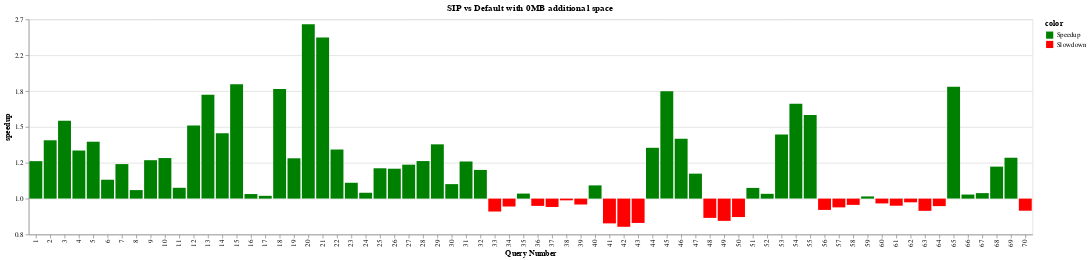

Notebook code cell kept with this figure:
### Code cell
chart = plot_speedup("SIP vs Default", sip, 0)
chart

### Figure 1 — Vega-Lite specification as saved in the notebook (floating-point values rounded to 4 significant figures)
{"$schema": "https://vega.github.io/schema/vega-lite/v4.17.0.json", "config": {"view": {"continuousHeight": 300, "continuousWidth": 400}}, "data": {"name": "data-3b094690862b928da3ae5c9df1041343"}, "datasets": {"data-3b094690862b928da3ae5c9df1041343": [{"budget": 0, "color": "Speedup", "expt_name": "sip", "log_speedup": 0.209, "query_name": "query1", "query_num": 1, "running_time": 0.0389, "speedup": 1.232}, {"budget": 0, "color": "Speedup", "expt_name": "sip", "log_speedup": 0.3254, "query_name": "query2", "query_num": 2, "running_time": 0.01616, "speedup": 1.385}, {"budget": 0, "color": "Speedup", "expt_name": "sip", "log_speedup": 0.4341, "query_name": "query3", "query_num": 3, "running_time": 0.01579, "speedup": 1.544}, {"budget": 0, "color": "Speedup", "expt_name": "sip", "log_speedup": 0.2683, "query_name": "query4", "query_num": 4, "running_time": 0.0229, "speedup": 1.308}, {"budget": 0, "color": "Speedup", "expt_name": "sip", "log_speedup": 0.3173, "query_name": "query5", "query_num": 5, "running_time": 0.07, "speedup": 1.373}, {"budget": 0, "color": "Speedup", "expt_name": "sip", "log_speedup": 0.1053, "query_name": "query6", "query_num": 6, "running_time": 1.351, "speedup": 1.111}, {"budget": 0, "color": "Speedup", "expt_name": "sip", "log_speedup": 0.1926, "query_name": "query7", "query_num": 7, "running_time": 0.4767, "speedup": 1.212}, {"budget": 0, "color": "Speedup", "expt_name": "sip", "log_speedup": 0.04756, "query_name": "query8", "query_num": 8, "running_time": 2.899, "speedup": 1.049}, {"budget": 0, "color": "Speedup", "expt_name": "sip", "log_speedup": 0.2143, "query_name": "query9", "query_num": 9, "running_time": 0.1614, "speedup": 1.239}, {"budget": 0, "color": "Speedup", "expt_name": "sip", "log_speedup": 0.2263, "query_name": "query10", "query_num": 10, "running_time": 0.1072, "speedup": 1.254}, {"budget": 0, "color": "Speedup", "expt_name": "sip", "log_speedup": 0.06032, "query_name": "query11", "query_num": 11, "running_time": 0.2546, "speedup": 1.062}, {"budget": 0, "color": "Speedup", "expt_name": "sip", "log_speedup": 0.4072, "query_name": "query12", "query_num": 12, "running_time": 0.5034, "speedup": 1.503}, {"budget": 0, "color": "Speedup", "expt_name": "sip", "log_speedup": 0.5792, "query_name": "query13", "query_num": 13, "running_time": 0.2619, "speedup": 1.785}, {"budget": 0, "color": "Speedup", "expt_name": "sip", "log_speedup": 0.364, "query_name": "query14", "query_num": 14, "running_time": 0.7397, "speedup": 1.439}, {"budget": 0, "color": "Speedup", "expt_name": "sip", "log_speedup": 0.638, "query_name": "query15", "query_num": 15, "running_time": 0.169, "speedup": 1.893}, {"budget": 0, "color": "Speedup", "expt_name": "sip", "log_speedup": 0.02542, "query_name": "query16", "query_num": 16, "running_time": 0.4375, "speedup": 1.026}, {"budget": 0, "color": "Speedup", "expt_name": "sip", "log_speedup": 0.0155, "query_name": "query17", "query_num": 17, "running_time": 0.4196, "speedup": 1.016}, {"budget": 0, "color": "Speedup", "expt_name": "sip", "log_speedup": 0.6113, "query_name": "query18", "query_num": 18, "running_time": 0.1789, "speedup": 1.843}, {"budget": 0, "color": "Speedup", "expt_name": "sip", "log_speedup": 0.2249, "query_name": "query19", "query_num": 19, "running_time": 4.078, "speedup": 1.252}, {"budget": 0, "color": "Speedup", "expt_name": "sip", "log_speedup": 0.9732, "query_name": "query20", "query_num": 20, "running_time": 0.4322, "speedup": 2.646}, {"budget": 0, "color": "Speedup", "expt_name": "sip", "log_speedup": 0.8993, "query_name": "query21", "query_num": 21, "running_time": 0.2243, "speedup": 2.458}, {"budget": 0, "color": "Speedup", "expt_name": "sip", "log_speedup": 0.2739, "query_name": "query22", "query_num": 22, "running_time": 1.632, "speedup": 1.315}, {"budget": 0, "color": "Speedup", "expt_name": "sip", "log_speedup": 0.08843, "query_name": "query23", "query_num": 23, "running_time": 1.649, "speedup": 1.092}, {"budget": 0, "color": "Speedup", "expt_name": "sip", "log_speedup": 0.03268, "query_name": "query24", "query_num": 24, "running_time": 1.297, "speedup": 1.033}, {"budget": 0, "color": "Speedup", "expt_name": "sip", "log_speedup": 0.1692, "query_name": "query25", "query_num": 25, "running_time": 0.1958, "speedup": 1.184}, {"budget": 0, "color": "Speedup", "expt_name": "sip", "log_speedup": 0.1668, "query_name": "query26", "query_num": 26, "running_time": 0.5904, "speedup": 1.181}, {"budget": 0, "color": "Speedup", "expt_name": "sip", "log_speedup": 0.1893, "query_name": "query27", "query_num": 27, "running_time": 0.2432, "speedup": 1.208}, {"budget": 0, "color": "Speedup", "expt_name": "sip", "log_speedup": 0.2095, "query_name": "query28", "query_num": 28, "running_time": 0.762, "speedup": 1.233}, {"budget": 0, "color": "Speedup", "expt_name": "sip", "log_speedup": 0.3028, "query_name": "query29", "query_num": 29, "running_time": 0.3761, "speedup": 1.354}, {"budget": 0, "color": "Speedup", "expt_name": "sip", "log_speedup": 0.08083, "query_name": "query30", "query_num": 30, "running_time": 2.757, "speedup": 1.084}, {"budget": 0, "color": "Speedup", "expt_name": "sip", "log_speedup": 0.2071, "query_name": "query31", "query_num": 31, "running_time": 0.02973, "speedup": 1.23}, {"budget": 0, "color": "Speedup", "expt_name": "sip", "log_speedup": 0.16, "query_name": "query32", "query_num": 32, "running_time": 0.04324, "speedup": 1.173}, {"budget": 0, "color": "Slowdown", "expt_name": "sip", "log_speedup": -0.07211, "query_name": "query33", "query_num": 33, "running_time": 1.228, "speedup": 0.9304}, {"budget": 0, "color": "Slowdown", "expt_name": "sip", "log_speedup": -0.04408, "query_name": "query34", "query_num": 34, "running_time": 0.2645, "speedup": 0.9569}, {"budget": 0, "color": "Speedup", "expt_name": "sip", "log_speedup": 0.02804, "query_name": "query35", "query_num": 35, "running_time": 0.05107, "speedup": 1.028}, {"budget": 0, "color": "Slowdown", "expt_name": "sip", "log_speedup": -0.04063, "query_name": "query36", "query_num": 36, "running_time": 0.3698, "speedup": 0.9602}, {"budget": 0, "color": "Slowdown", "expt_name": "sip", "log_speedup": -0.04664, "query_name": "query37", "query_num": 37, "running_time": 0.8138, "speedup": 0.9544}, {"budget": 0, "color": "Slowdown", "expt_name": "sip", "log_speedup": -0.009642, "query_name": "query38", "query_num": 38, "running_time": 0.08587, "speedup": 0.9904}, {"budget": 0, "color": "Slowdown", "expt_name": "sip", "log_speedup": -0.03284, "query_name": "query39", "query_num": 39, "running_time": 0.2946, "speedup": 0.9677}, {"budget": 0, "color": "Speedup", "expt_name": "sip", "log_speedup": 0.07376, "query_name": "query40", "query_num": 40, "running_time": 0.2229, "speedup": 1.077}, {"budget": 0, "color": "Slowdown", "expt_name": "sip", "log_speedup": -0.1382, "query_name": "query41", "query_num": 41, "running_time": 5.005, "speedup": 0.8709}, {"budget": 0, "color": "Slowdown", "expt_name": "sip", "log_speedup": -0.1573, "query_name": "query42", "query_num": 42, "running_time": 2.157, "speedup": 0.8545}, {"budget": 0, "color": "Slowdown", "expt_name": "sip", "log_speedup": -0.1357, "query_name": "query43", "query_num": 43, "running_time": 6.08, "speedup": 0.8731}, {"budget": 0, "color": "Speedup", "expt_name": "sip", "log_speedup": 0.2835, "query_name": "query44", "query_num": 44, "running_time": 0.618, "speedup": 1.328}, {"budget": 0, "color": "Speedup", "expt_name": "sip", "log_speedup": 0.5993, "query_name": "query45", "query_num": 45, "running_time": 0.3644, "speedup": 1.821}, {"budget": 0, "color": "Speedup", "expt_name": "sip", "log_speedup": 0.334, "query_name": "query46", "query_num": 46, "running_time": 0.5624, "speedup": 1.397}, {"budget": 0, "color": "Speedup", "expt_name": "sip", "log_speedup": 0.1392, "query_name": "query47", "query_num": 47, "running_time": 1.406, "speedup": 1.149}, {"budget": 0, "color": "Slowdown", "expt_name": "sip", "log_speedup": -0.1076, "query_name": "query48", "query_num": 48, "running_time": 1.326, "speedup": 0.898}, {"budget": 0, "color": "Slowdown", "expt_name": "sip", "log_speedup": -0.1242, "query_name": "query49", "query_num": 49, "running_time": 3.916, "speedup": 0.8832}, {"budget": 0, "color": "Slowdown", "expt_name": "sip", "log_speedup": -0.1029, "query_name": "query50", "query_num": 50, "running_time": 2.672, "speedup": 0.9022}, {"budget": 0, "color": "Speedup", "expt_name": "sip", "log_speedup": 0.05976, "query_name": "query51", "query_num": 51, "running_time": 4.811, "speedup": 1.062}, {"budget": 0, "color": "Speedup", "expt_name": "sip", "log_speedup": 0.02663, "query_name": "query52", "query_num": 52, "running_time": 2.857, "speedup": 1.027}, {"budget": 0, "color": "Speedup", "expt_name": "sip", "log_speedup": 0.3579, "query_name": "query53", "query_num": 53, "running_time": 0.1162, "speedup": 1.43}, {"budget": 0, "color": "Speedup", "expt_name": "sip", "log_speedup": 0.5298, "query_name": "query54", "query_num": 54, "running_time": 0.1113, "speedup": 1.699}, {"budget": 0, "color": "Speedup", "expt_name": "sip", "log_speedup": 0.4662, "query_name": "query55", "query_num": 55, "running_time": 0.1314, "speedup": 1.594}, {"budget": 0, "color": "Slowdown", "expt_name": "sip", "log_speedup": -0.06311, "query_name": "query56", "query_num": 56, "running_time": 0.7358, "speedup": 0.9388}, {"budget": 0, "color": "Slowdown", "expt_name": "sip", "log_speedup": -0.04887, "query_name": "query57", "query_num": 57, "running_time": 0.686, "speedup": 0.9523}, {"budget": 0, "color": "Slowdown", "expt_name": "sip", "log_speedup": -0.03503, "query_name": "query58", "query_num": 58, "running_time": 28.61, "speedup": 0.9656}, {"budget": 0, "color": "Speedup", "expt_name": "sip", "log_speedup": 0.01219, "query_name": "query59", "query_num": 59, "running_time": 0.1938, "speedup": 1.012}, {"budget": 0, "color": "Slowdown", "expt_name": "sip", "log_speedup": -0.02679, "query_name": "query60", "query_num": 60, "running_time": 179.0, "speedup": 0.9736}, {"budget": 0, "color": "Slowdown", "expt_name": "sip", "log_speedup": -0.03978, "query_name": "query61", "query_num": 61, "running_time": 10.42, "speedup": 0.961}, {"budget": 0, "color": "Slowdown", "expt_name": "sip", "log_speedup": -0.02072, "query_name": "query62", "query_num": 62, "running_time": 1.366, "speedup": 0.9795}, {"budget": 0, "color": "Slowdown", "expt_name": "sip", "log_speedup": -0.06825, "query_name": "query63", "query_num": 63, "running_time": 3.092, "speedup": 0.934}, {"budget": 0, "color": "Slowdown", "expt_name": "sip", "log_speedup": -0.04182, "query_name": "query64", "query_num": 64, "running_time": 2.232, "speedup": 0.959}, {"budget": 0, "color": "Speedup", "expt_name": "sip", "log_speedup": 0.6241, "query_name": "query65", "query_num": 65, "running_time": 0.08763, "speedup": 1.867}, {"budget": 0, "color": "Speedup", "expt_name": "sip", "log_speedup": 0.02265, "query_name": "query66", "query_num": 66, "running_time": 1.007, "speedup": 1.023}, {"budget": 0, "color": "Speedup", "expt_name": "sip", "log_speedup": 0.03069, "query_name": "query67", "query_num": 67, "running_time": 0.8379, "speedup": 1.031}, {"budget": 0, "color": "Speedup", "expt_name": "sip", "log_speedup": 0.1784, "query_name": "query68", "query_num": 68, "running_time": 0.2289, "speedup": 1.195}, {"budget": 0, "color": "Speedup", "expt_name": "sip", "log_speedup": 0.228, "query_name": "query69", "query_num": 69, "running_time": 0.1471, "speedup": 1.256}, {"budget": 0, "color": "Slowdown", "expt_name": "sip", "log_speedup": -0.06753, "query_name": "query70", "query_num": 70, "running_time": 5.615, "speedup": 0.9347}]}, "encoding": {"color": {"field": "color", "scale": {"domain": ["Speedup", "Slowdown"], "range": ["green", "red"]}, "type": "nominal"}, "x": {"axis": {"title": "Query Number"}, "field": "query_num", "type": "ordinal"}, "y": {"axis": {"format": ",.0f", "labelExpr": "format(exp(datum.value),',.1f')", "title": "speedup"}, "field": "log_speedup", "type": "quantitative"}}, "mark": "bar", "title": {"text": "SIP vs Default with 0MB additional space"}}
